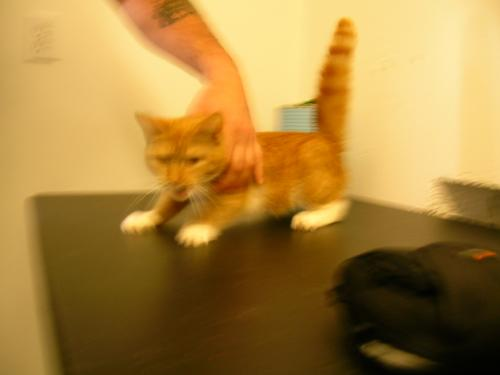
#> input picture dataset/test/Cat/0.jpg, 500 x 375 px, found by its file name; its folder holds 4 pictures in this run
$ jupyter execute one-layer-cnn.ipynb   (shell and % lines are left out)
#> lines starting #> are read from the running program, lines starting #| are printed output that depends on the picture; long printed decimals are rounded; pictures that were not available may be replaced by others from this repository, and a replacement may not be noted
[cell 1]
# Importando bibliotecas necessárias
import numpy as np  # Biblioteca para cálculos matemáticos
import matplotlib.pyplot as plt  # Biblioteca para visualização de gráficos
from sklearn.model_selection import train_test_split  # Função para dividir os dados em treino e teste
from sklearn.preprocessing import LabelBinarizer  # Função para binarizar rótulos (Cat/Dog)
from PIL import Image  # Biblioteca para carregar e processar imagens
import os  # Biblioteca para interagir com o sistema de arquivos

[cell 2]
# Função para carregar o dataset com base nos diretórios 'Cat' e 'Dog'
def load_data(path):
    categories = ['Cat', 'Dog']  # As duas classes do dataset
    file_paths = []  # Lista para armazenar os caminhos das imagens
    labels = []  # Lista para armazenar os rótulos (0 para Cat, 1 para Dog)

    # Iterando sobre as categorias
    for category in categories:
        folder = os.path.join(path, category)  # Caminho para a pasta 'Cat' ou 'Dog'
        label = categories.index(category)  # Atribui 0 a 'Cat' e 1 a 'Dog'

        # Itera sobre todos os arquivos da pasta
        for filename in os.listdir(folder):
            file_path = os.path.join(folder, filename)  # Caminho completo da imagem
            file_paths.append(file_path)  # Adiciona o caminho da imagem à lista
            labels.append(label)  # Adiciona o rótulo correspondente

    return np.array(file_paths), np.array(labels)  # Retorna os caminhos e rótulos como arrays

[cell 3]
# Função para pré-processar cada imagem
def preprocess_image(image_path, target_size=(64, 64)):
#> called with image_path = 'D:/Codes/cnn/dataset/Cat/0.jpg', target_size = (64, 64)
    img = Image.open(image_path).convert('L')  # Converte a imagem para escala de cinza
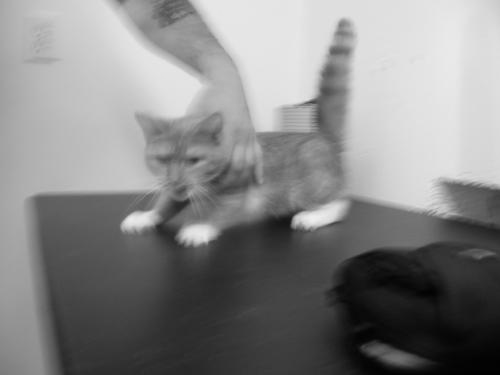
#> img: PIL image 500x375 L; min 1, max 239, mean 133.5
    img = img.resize(target_size)  # Redimensiona a imagem para 64x64 pixels
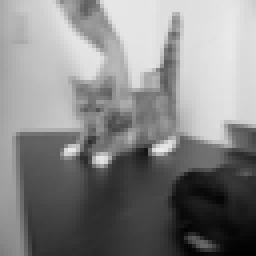
#> img: PIL image 64x64 L (shown 4 times larger); min 2, max 237, mean 133.6
    img_array = np.array(img) / 255.0  # Normaliza os valores dos pixels (0 a 1)
    return img_array.flatten()  # Retorna a imagem como um vetor unidimensional

# Carregar o dataset de gatos e cães
dataset_path = os.path.abspath('D:/Codes/cnn/dataset')  # Diretório contendo as pastas 'Cat' e 'Dog'
file_paths, labels = load_data(dataset_path)  # Carrega as imagens e rótulos

# Pré-processar todas as imagens (converter em arrays numéricos)
X = np.array([preprocess_image(img_path) for img_path in file_paths])
#> call 2 of preprocess_image, with image_path = 'D:/Codes/cnn/dataset/Cat/1.jpg', target_size = (64, 64)
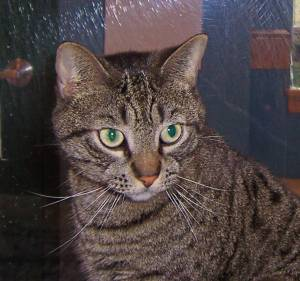
#> input picture dataset/test/Cat/1.jpg, 300 x 281 px, found by its file name
#> in preprocess_image (call 2), `img = img.resize(target_size)`:
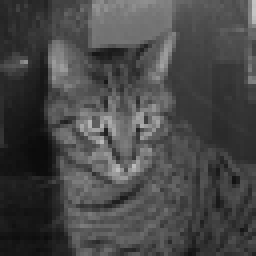
#> img: PIL image 64x64 L (shown 4 times larger); min 11, max 196, mean 71.5
#> call 3 of preprocess_image, with image_path = 'D:/Codes/cnn/dataset/Cat/10.jpg', target_size = (64, 64)
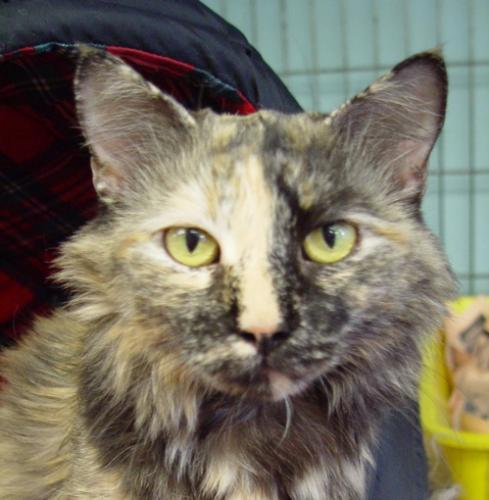
#> input picture dataset/test/Cat/10.jpg, 489 x 500 px, found by its file name
#> in preprocess_image (call 3), `img = Image.open(image_path).convert('L')`:
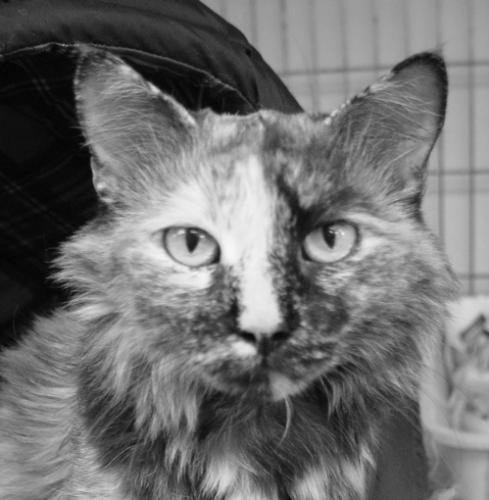
#> img: PIL image 489x500 L; min 2, max 248, mean 111.9
#> in preprocess_image (call 3), `img = img.resize(target_size)`:
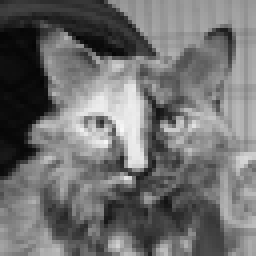
#> img: PIL image 64x64 L (shown 4 times larger); min 5, max 248, mean 111.9
#> call 4 of preprocess_image, with image_path = 'D:/Codes/cnn/dataset/Cat/11.jpg', target_size = (64, 64)
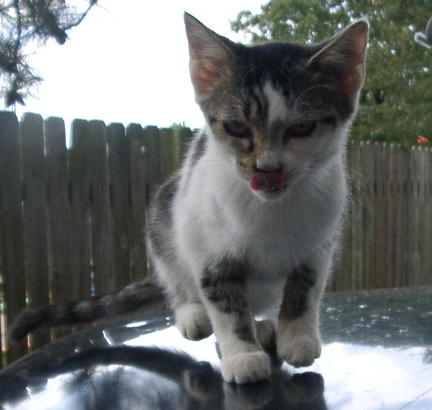
#> input picture dataset/test/Cat/11.jpg, 432 x 410 px, found by its file name
#> in preprocess_image (call 4), `img = Image.open(image_path).convert('L')`:
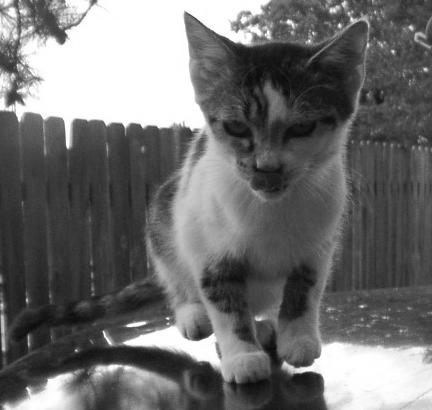
#> img: PIL image 432x410 L; min 6, max 255, mean 110.4
#> in preprocess_image (call 4), `img = img.resize(target_size)`:
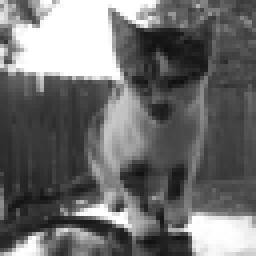
#> img: PIL image 64x64 L (shown 4 times larger); min 16, max 255, mean 110.3
y = labels.reshape(-1, 1)  # Os rótulos (0 ou 1) são armazenados como uma matriz de uma coluna

# Dividir o dataset em conjunto de treino (80%) e teste (20%)
X_train, X_test, y_train, y_test = train_test_split(X, y, test_size=0.2, random_state=42)
#> y_train = [1, 0, 0, 0]; y_test = [0]

[cell 4]
# Função para inicializar os parâmetros da rede neural (pesos e bias)
def initialize_parameters(n_x, n_h, n_y):
    np.random.seed(1)  # Garante a reprodutibilidade dos resultados
    W1 = np.random.randn(n_h, n_x) * 0.01  # Inicializa os pesos da camada oculta com valores aleatórios
    b1 = np.zeros((n_h, 1))  # Inicializa o bias da camada oculta como zeros
    W2 = np.random.randn(n_y, n_h) * 0.01  # Inicializa os pesos da camada de saída
    b2 = np.zeros((n_y, 1))  # Inicializa o bias da camada de saída como zeros

    # Armazena os parâmetros em um dicionário
    parameters = {"W1": W1, "b1": b1, "W2": W2, "b2": b2}
    return parameters  # Retorna os parâmetros

# Definindo os tamanhos das camadas
n_x = X_train.shape[1]  # Número de features (tamanho da imagem vetorizada)
#> n_x = 4096
n_h = 4  # Neurônios na camada oculta (valor arbitrário)
n_y = 1  # Número de saídas (1 para classificação binária)

# Inicializa os parâmetros da rede
parameters = initialize_parameters(n_x, n_h, n_y)

[cell 5]
# Função de forward propagation (propagação para frente)
def forward_propagation(X, parameters):
    W1 = parameters['W1']  # Pesos da camada oculta
    b1 = parameters['b1']  # Bias da camada oculta
    W2 = parameters['W2']  # Pesos da camada de saída
    b2 = parameters['b2']  # Bias da camada de saída

    # Cálculo do Z1 (entrada da função de ativação na camada oculta)
    Z1 = np.dot(W1, X.T) + b1
    A1 = np.tanh(Z1)  # Função de ativação (tangente hiperbólica) na camada oculta
    Z2 = np.dot(W2, A1) + b2  # Cálculo do Z2 (entrada da função de ativação na camada de saída)
    A2 = 1 / (1 + np.exp(-Z2))  # Função sigmoide na camada de saída (probabilidade entre 0 e 1)

    # Armazena os valores intermediários no cache para uso na backpropagation
    cache = {"Z1": Z1, "A1": A1, "Z2": Z2, "A2": A2}
    return A2, cache  # Retorna a saída final e os valores intermediários

[cell 6]
# Função para calcular o custo (erro) da predição
def compute_cost(A2, Y, parameters):
    m = Y.shape[0]  # Número de exemplos no dataset
    # Cálculo da função de custo (cross-entropy)
    logprobs = Y.T * np.log(A2) + (1 - Y.T) * np.log(1 - A2)
    cost = -np.sum(logprobs) / m  # Calcula a média do erro
    cost = np.squeeze(cost)  # Garante que o custo seja um valor escalar
    return cost  # Retorna o custo

[cell 7]
# Função para realizar a backward propagation (retropropagação)
def backward_propagation(parameters, cache, X, Y):
    m = X.shape[0]  # Número de exemplos

    # Recupera os parâmetros
    W1 = parameters['W1']
    W2 = parameters['W2']

    # Recupera os valores intermediários do cache
    A1 = cache['A1']
    A2 = cache['A2']

    # Calcula o gradiente da função de custo em relação a Z2
    dZ2 = A2 - Y.T
    dW2 = (1 / m) * np.dot(dZ2, A1.T)  # Gradiente dos pesos W2
    db2 = (1 / m) * np.sum(dZ2, axis=1, keepdims=True)  # Gradiente do bias b2

    # Calcula o gradiente da função de custo em relação a Z1
    dZ1 = np.dot(W2.T, dZ2) * (1 - np.power(A1, 2))  # Derivada da função tangente hiperbólica
    dW1 = (1 / m) * np.dot(dZ1, X)  # Gradiente dos pesos W1
    db1 = (1 / m) * np.sum(dZ1, axis=1, keepdims=True)  # Gradiente do bias b1

    # Armazena os gradientes em um dicionário
    grads = {"dW1": dW1, "db1": db1, "dW2": dW2, "db2": db2}
    return grads  # Retorna os gradientes

[cell 8]
# Função para atualizar os parâmetros usando o gradient descent
def update_parameters(parameters, grads, learning_rate=0.01):
    W1 = parameters['W1'] - learning_rate * grads['dW1']  # Atualiza W1
    b1 = parameters['b1'] - learning_rate * grads['db1']  # Atualiza b1
    W2 = parameters['W2'] - learning_rate * grads['dW2']  # Atualiza W2
    b2 = parameters['b2'] - learning_rate * grads['db2']  # Atualiza b2

    # Armazena os parâmetros atualizados
    parameters = {"W1": W1, "b1": b1, "W2": W2, "b2": b2}
    return parameters  # Retorna os parâmetros atualizados

[cell 9]
# Função que realiza o treinamento da rede neural
def train_model(X, Y, n_h, num_iterations=10000, learning_rate=0.1):
#> called with X = array of shape (4, 4096), Y = array of shape (4, 1), n_h = 4, num_iterations = 1000, learning_rate = 0.01
    n_x = X.shape[1]  # Tamanho da camada de entrada
#> n_x = 4096
    n_y = 1  # Número de unidades de saída (classificação binária)

    # Inicializa os parâmetros
    parameters = initialize_parameters(n_x, n_h, n_y)

    # Itera sobre o número de iterações desejado
    for i in range(num_iterations):
        A2, cache = forward_propagation(X, parameters)  # Executa a forward propagation
        cost = compute_cost(A2, Y, parameters)  # Calcula o custo
        grads = backward_propagation(parameters, cache, X, Y)  # Executa a backward propagation
        parameters = update_parameters(parameters, grads, learning_rate)  # Atualiza os parâmetros

        # A cada 100 iterações, imprime o custo
        if i % 100 == 0:
            print(f"Custo após a iteração {i}: {cost}")
#> this loop made 1000 passes
#> (Z2 in forward_propagation, logprobs in compute_cost, cost, dZ2 in backward_propagation) on passes 2 to 3: ([[0.000647, -0.000975, 0.000647, 0.000865]], [[-0.693, -0.693, -0.693, -0.694]], 0.693, [[-0.5, 0.5, 0.5, 0.5]]), ([[-0.00237, -0.0039, -0.00237, -0.00229]], [[-0.694, -0.691, -0.692, -0.692]], 0.692, [[-0.501, 0.499, 0.499, 0.499]])
#| Custo após a iteração 0: 0.6939
#| Custo após a iteração 100: 0.593
#| Custo após a iteração 200: 0.5133
#| Custo após a iteração 300: 0.4527
#| Custo após a iteração 400: 0.4209
#| Custo após a iteração 500: 0.4034
#| Custo após a iteração 600: 0.3923
#| Custo após a iteração 700: 0.3847
#> (further printed lines are left out)

    return parameters  # Retorna os parâmetros treinados

# Treina a rede neural com o conjunto de treinamento
parameters = train_model(X_train, y_train, n_h=4, num_iterations=1000, learning_rate=0.01)

[cell 10]
# Função para realizar a predição usando os parâmetros treinados
def predict(X, parameters):
    A2, _ = forward_propagation(X, parameters)  # Executa a forward propagation
    predictions = (A2 > 0.5).astype(int)  # Classifica como 1 (Dog) se A2 > 0.5, senão 0 (Cat)
    return predictions.T  # Retorna as predições

# Realiza a predição no conjunto de teste
y_pred = predict(X_test, parameters)

# Calcula a precisão do modelo
accuracy = np.mean(y_pred == y_test.T) * 100
print(f"Precisão do modelo no conjunto de teste: {accuracy:.2f}%")
#| Precisão do modelo no conjunto de teste: 100.00%
